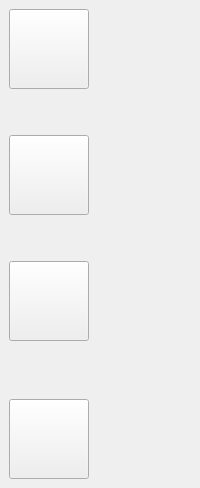
     <widget class="QWidget" name="leftMenu" native="true">
      <property name="minimumSize">
       <size>
        <width>100</width>
        <height>0</height>
       </size>
      </property>
      <layout class="QVBoxLayout" name="verticalLayout">
       <property name="spacing">
        <number>0</number>
       </property>
       <property name="leftMargin">
        <number>0</number>
       </property>
       <property name="topMargin">
        <number>0</number>
       </property>
       <property name="rightMargin">
        <number>0</number>
       </property>
       <property name="bottomMargin">
        <number>0</number>
       </property>
       <item alignment="Qt::AlignmentFlag::AlignLeft|Qt::AlignmentFlag::AlignTop">
        <widget class="QWidget" name="widget_2" native="true">
         <layout class="QVBoxLayout" name="verticalLayout_2">
          <item>
           <widget class="QPushButton" name="homeBtn">
            <property name="sizePolicy">
             <sizepolicy hsizetype="Fixed" vsizetype="Fixed">
              <horstretch>0</horstretch>
              <verstretch>0</verstretch>
             </sizepolicy>
            </property>
            <property name="minimumSize">
             <size>
              <width>80</width>
              <height>80</height>
             </size>
            </property>
            <property name="toolTip">
             <string>Home</string>
            </property>
            <property name="toolTipDuration">
             <number>1</number>
            </property>
            <property name="layoutDirection">
             <enum>Qt::LayoutDirection::LeftToRight</enum>
            </property>
            <property name="text">
             <string/>
            </property>
            <property name="icon">
             <iconset>
              <normaloff>:/icons/c2791404/solar--home-2-bold.svg</normaloff>:/icons/c2791404/solar--home-2-bold.svg</iconset>
            </property>
            <property name="iconSize">
             <size>
              <width>60</width>
              <height>60</height>
             </size>
            </property>
            <property name="checkable">
             <bool>true</bool>
            </property>
            <property name="checked">
             <bool>false</bool>
            </property>
           </widget>
          </item>
          <item>
           <spacer name="verticalSpacer">
            <property name="orientation">
             <enum>Qt::Orientation::Vertical</enum>
            </property>
            <property name="sizeHint" stdset="0">
             <size>
              <width>20</width>
              <height>40</height>
             </size>
            </property>
           </spacer>
          </item>
          <item>
           <widget class="QPushButton" name="driveBtn">
            <property name="sizePolicy">
             <sizepolicy hsizetype="Fixed" vsizetype="Fixed">
              <horstretch>0</horstretch>
              <verstretch>0</verstretch>
             </sizepolicy>
            </property>
            <property name="minimumSize">
             <size>
              <width>80</width>
              <height>80</height>
             </size>
            </property>
            <property name="text">
             <string/>
            </property>
            <property name="icon">
             <iconset>
              <normaloff>:/icons/52be410e/solar--wheel-angle-bold-duotone.svg</normaloff>:/icons/52be410e/solar--wheel-angle-bold-duotone.svg</iconset>
            </property>
            <property name="iconSize">
             <size>
              <width>60</width>
              <height>60</height>
             </size>
            </property>
            <property name="checkable">
             <bool>true</bool>
            </property>
           </widget>
          </item>
          <item>
           <spacer name="verticalSpacer_9">
            <property name="orientation">
             <enum>Qt::Orientation::Vertical</enum>
            </property>
            <property name="sizeHint" stdset="0">
             <size>
              <width>20</width>
              <height>40</height>
             </size>
            </property>
           </spacer>
          </item>
          <item>
           <widget class="QPushButton" name="logBtn">
            <property name="sizePolicy">
             <sizepolicy hsizetype="Fixed" vsizetype="Fixed">
              <horstretch>0</horstretch>
              <verstretch>0</verstretch>
             </sizepolicy>
            </property>
            <property name="minimumSize">
             <size>
              <width>80</width>
              <height>80</height>
             </size>
            </property>
            <property name="text">
             <string/>
            </property>
            <property name="iconSize">
             <size>
              <width>60</width>
              <height>60</height>
             </size>
            </property>
           </widget>
          </item>
         </layout>
        </widget>
       </item>
       <item>
        <spacer name="verticalSpacer_2">
         <property name="orientation">
          <enum>Qt::Orientation::Vertical</enum>
         </property>
         <property name="sizeHint" stdset="0">
          <size>
           <width>20</width>
           <height>40</height>
          </size>
         </property>
        </spacer>
       </item>
       <item alignment="Qt::AlignmentFlag::AlignLeft|Qt::AlignmentFlag::AlignBottom">
        <widget class="QWidget" name="widget_3" native="true">
         <layout class="QVBoxLayout" name="verticalLayout_3">
          <item>
           <widget class="QPushButton" name="settingsBtn">
            <property name="sizePolicy">
             <sizepolicy hsizetype="Fixed" vsizetype="Fixed">
              <horstretch>0</horstretch>
              <verstretch>0</verstretch>
             </sizepolicy>
            </property>
            <property name="minimumSize">
             <size>
              <width>80</width>
              <height>80</height>
             </size>
            </property>
            <property name="text">
             <string/>
            </property>
            <property name="icon">
             <iconset>
              <normaloff>:/icons/d5a7d1ff/solar--settings-bold.svg</normaloff>:/icons/d5a7d1ff/solar--settings-bold.svg</iconset>
            </property>
            <property name="iconSize">
             <size>
              <width>60</width>
              <height>60</height>
             </size>
            </property>
            <property name="checkable">
             <bool>true</bool>
            </property>
           </widget>
          </item>
         </layout>
        </widget>
       </item>
      </layout>
     </widget>
